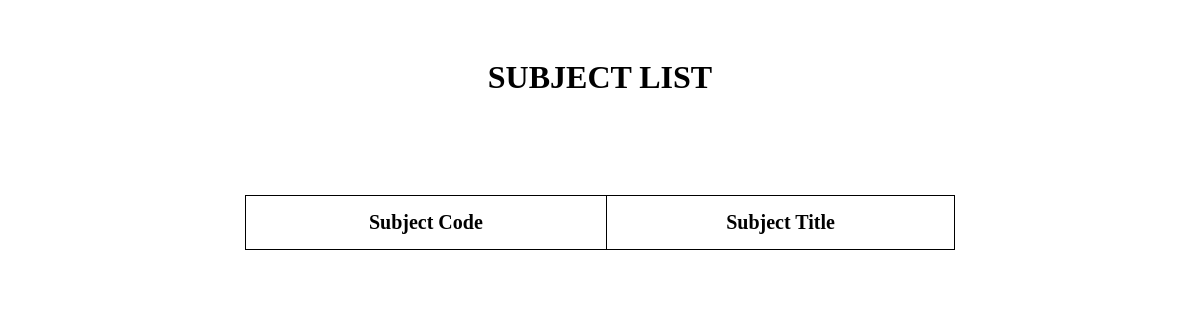
Before: /syllabus.php?id=3 with the older database file.
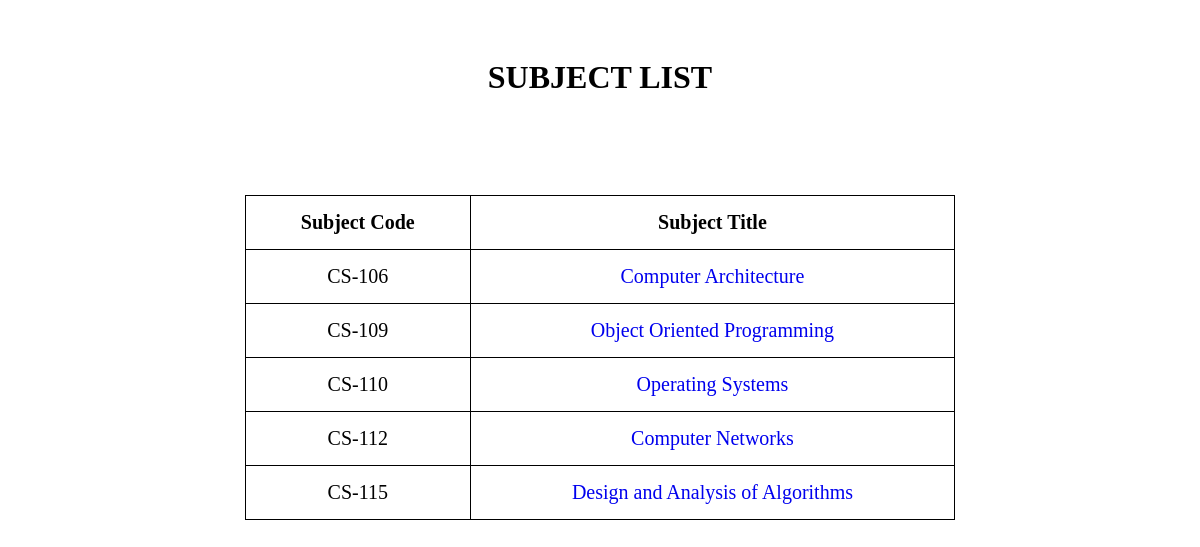
After: the same page with the newer database file.
### tables this page shows
CREATE TABLE `sem1_notes` (
  `id` int(255) NOT NULL,
  `code` varchar(255) NOT NULL,
  `title` varchar(255) NOT NULL,
  `notes_pdf` varchar(1200) NOT NULL,
  `syllabus_pdf` varchar(1200) NOT NULL,
  `books_pdf` varchar(1200) NOT NULL
);

### syllabus.php (the view, shortened to what this page needs)
<?php
include('db_conn.php');
$id = $_GET['id'];
$sql = "SELECT * FROM sem1_notes WHERE id = $id";
$result = $conn->query($sql);
?>
<!DOCTYPE html>
<html>
<head>
</head>
<body>
	<h1><center>SUBJECT LIST</center></h1>
	<br>
	<div id="show-table" style="overflow-x:auto;margin-top: 5%;">
	<table>
	<tr>
		<th>Subject Code</th>
		<th>Subject Title</th>
	</tr>
	<?php
	while($rows=$result->fetch_assoc())
    {
    	$code = $rows['code'];
	?>
	<tr>
      <td><?php echo $rows['code'];?></td>
      <td><a href="syllabus_pdf.php?id=<?php echo $code ?>"><?php echo $rows['title'];?></a></td>
 	</tr>
	<?php
    }
    ?>
 	</table>
 	</div>
</body>
</html>

Changed rows visible on the page:
added sem1_notes: code "CS-106", title "Computer Architecture"
added sem1_notes: code "CS-109", title "Object Oriented Programming"
added sem1_notes: code "CS-110", title "Operating Systems"
added sem1_notes: code "CS-112", title "Computer Networks"
added sem1_notes: code "CS-115", title "Design and Analysis of Algorithms"
